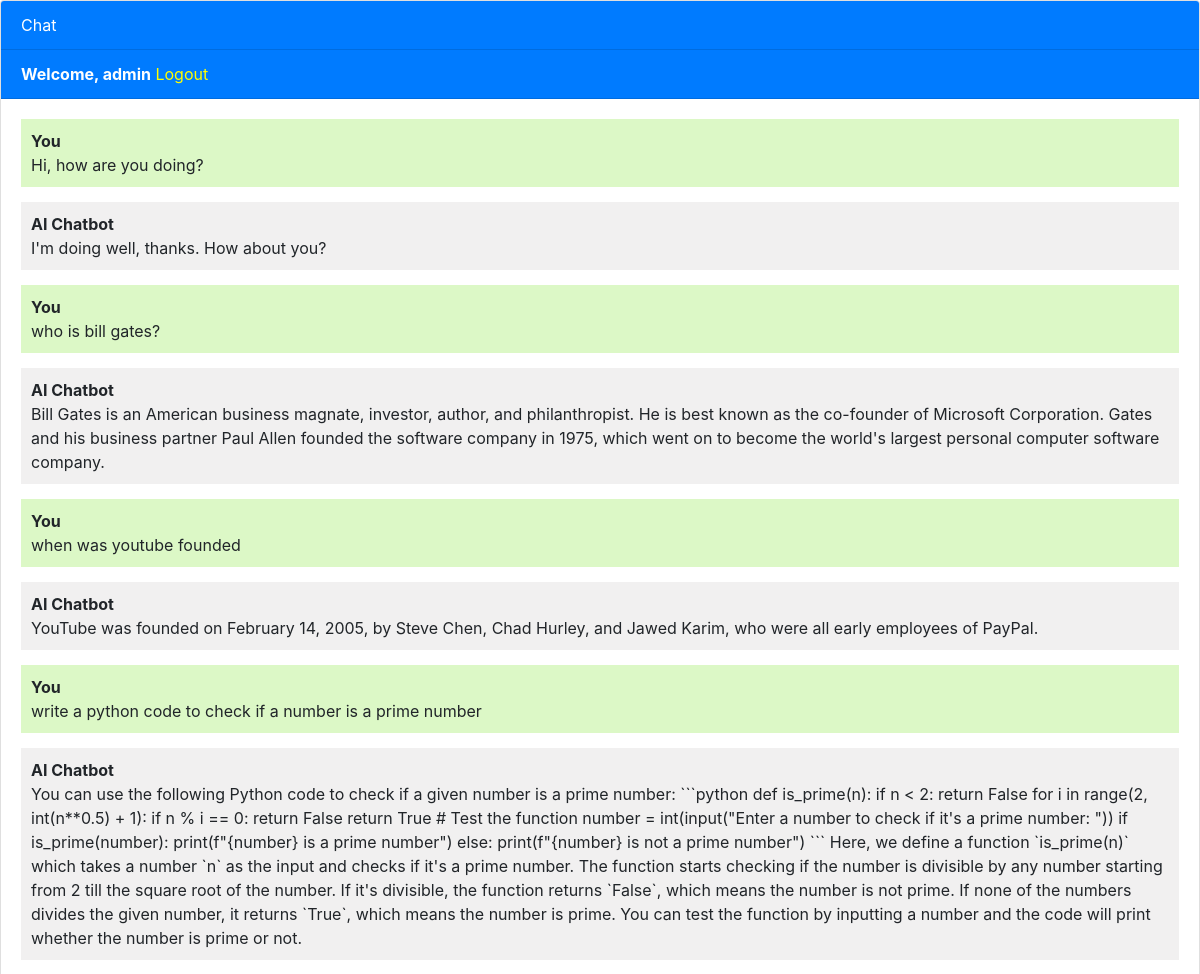
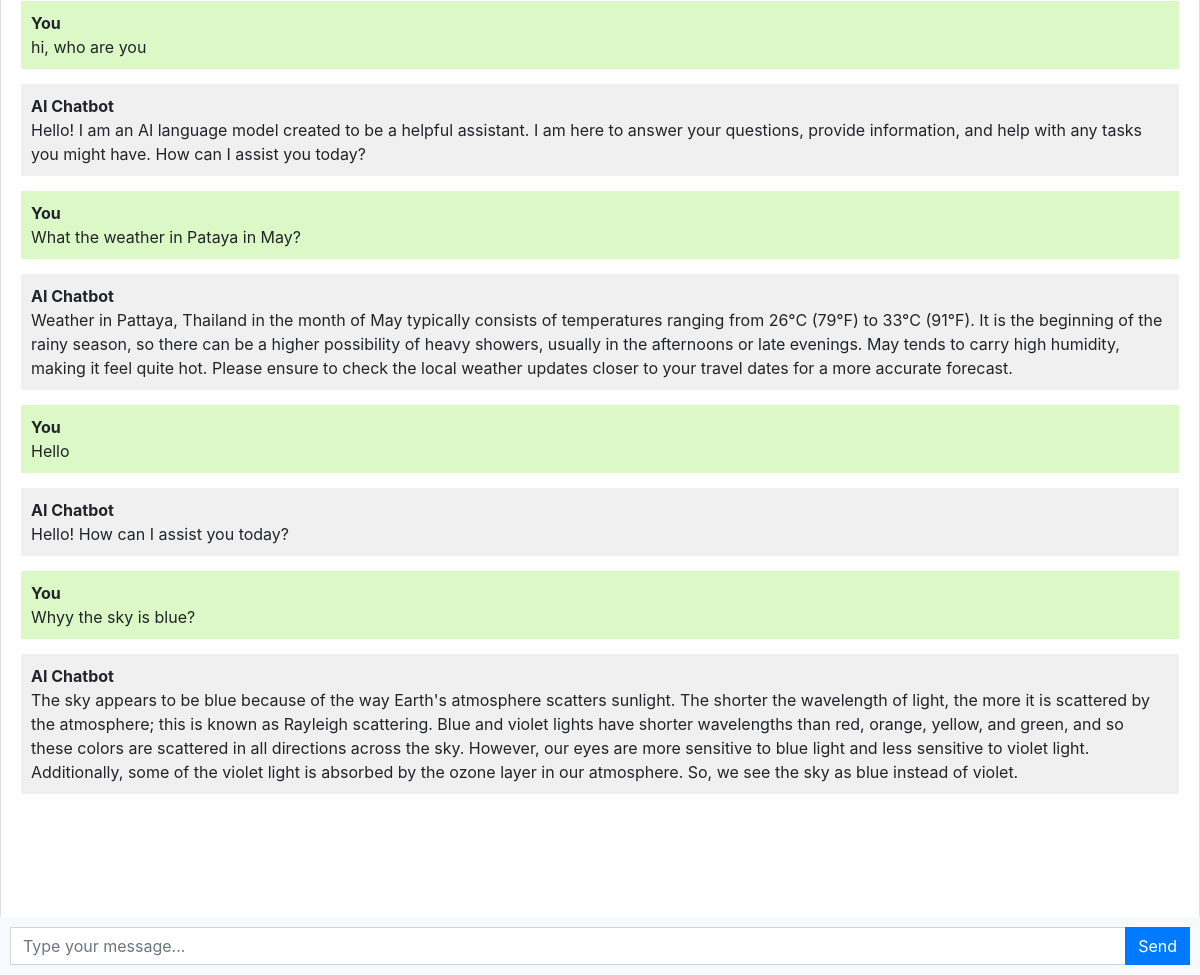
Screenshot of / (signed in) with the database file from the repository (2 pictures, top to bottom).
### chatbot/models.py (models this page shows, shortened)
class Chat(models.Model):
    user = models.ForeignKey(User, on_delete=models.CASCADE)
    message = models.TextField()
    response = models.TextField()
    created_at = models.DateTimeField(auto_now_add=True)

### chatbot/views.py (the view)
# urls.py: path('', views.chatbot, name='chatbot'),
def chatbot(request):
    if not request.user.is_authenticated:
        return redirect('chatbot')  # Redirect to login if user is not authenticated
    chats = Chat.objects.filter(user=request.user)
    if request.method == 'POST':
        message = request.POST.get('message')
        response = ask_openai(message)
        chat = Chat(user=request.user, message=message, response=response, created_at=timezone.now())
        chat.save()
        return JsonResponse({'message': message, 'response': response})
    return render(request, 'chatbot.html', {'chats': chats})

### templates/chatbot.html (shortened to what this page needs)
{% extends 'base.html' %}
{% block content %}
<div class="chat-container">
  <div class="card flex-grow-1">
    <div class="card-header bg-primary text-white">Chat</div>
    {% if user.is_authenticated %}
    <div class="card-header bg-primary text-white"><b>Welcome, {{user.username}}</b>   <a style="color: yellow;" href="logout">Logout</a></div>
    {% else %}
    <div class="card-header bg-primary text-white"><a style="color: yellow" href="login">Login</a>   <a style="color: yellow;" href="register">Register</a></div>
    {% endif %}
    <div class="card-body messages-box">
      <ul class="list-unstyled messages-list">
        {% for chat in chats %}
          {% if chat.user == request.user %}
            <li class="message sent">
          <div class="message-text">
            <div class="message-sender">
              <b>You</b>
            </div>
            <div class="message-content">
              {{chat.message}}
            </div>
          </div>
        </li>
        <li class="message received">
          <div class="message-text">
            <div class="message-sender">
              <b>AI Chatbot</b>
            </div>
            <div class="message-content">
              {{chat.response}}
            </div>
          </div>
        </li>
          {% endif %}
        {% endfor %}
      </ul>
    </div>
    <br><br>
    <br><br>
    <br><br>
  </div>
  <form class="message-form">
    <div class="input-group">
      <input type="text" class="form-control message-input" placeholder="Type your message...">
      <div class="input-group-append">
        <button type="submit" class="btn btn-primary btn-send">Send</button>
      </div>
    </div>
  </form>
</div>
{% endblock %}

### templates/base.html (shortened to what this page needs)
<!DOCTYPE html>
<html lang="en">
  <head>
    <link rel="stylesheet" href="https://stackpath.bootstrapcdn.com/bootstrap/4.3.1/css/bootstrap.min.css">
  </head>
  <body>
    {% block content %}{% endblock %}
  </body>
</html>

### templates/chatbot.html (style rules this page uses)
body, html { height: 100%; }
.messages-box { flex: 1; overflow-y: auto; }
.messages-list { padding-left: 0; }
.message { margin-bottom: 15px; list-style: none; }
.message-text { padding: 10px; border-radius: 5px; }
.sent { background-color: #dcf8c6; align-self: flex-end; }
.received { background-color: #f1f0f0; align-self: flex-start; }
.message-form { display: flex; position: fixed; bottom: 0; left: 0; right: 0; padding: 10px; background-color: #f8f9fa; }
.message-input { flex: 1; border-radius: 0; border-right: none; }
.btn-send { border-radius: 0; }
.chat-container { height: 100%; display: flex; flex-direction: column; }

### rows the page displays
Chat: message "Hi, how are you doing?", response "I'm doing well, thanks. How about you?"
Chat: message "who is bill gates?", response "Bill Gates is an American business magnate, investor, author, and philanthropist. He is best known as the co-founder of Microsoft Corporation. Gates and his business partner Paul Allen founded the software company in 1975, which went on to become the world's largest personal computer software company."
Chat: message "when was youtube founded", response "YouTube was founded on February 14, 2005, by Steve Chen, Chad Hurley, and Jawed Karim, who were all early employees of PayPal."
Chat: message "write a python code to check if a number is a prime number", response "You can use the following Python code to check if a given number is a prime number: ```python def is_prime(n): if n < 2: return False for i in range(2, int(n**0.5) + 1): if n % i == 0: return False return True # Test the function number = int(input(\"Enter a number to check if it's a prime number: \")) if is_prime(number): print(f\"{number} is a prime number\") else: print(f\"{number} is not a prime number\") ``` Here, we define a function `is_prime(n)` which takes a number `n` as the input and checks if it's a prime number. The function starts checking if the number is divisible by any number starting from 2 till the square root of the number. If it's divisible, the function returns `False`,…"
Chat: message "hi, who are you", response "Hello! I am an AI language model created to be a helpful assistant. I am here to answer your questions, provide information, and help with any tasks you might have. How can I assist you today?"
Chat: message "What the weather in Pataya in May?", response "Weather in Pattaya, Thailand in the month of May typically consists of temperatures ranging from 26°C (79°F) to 33°C (91°F). It is the beginning of the rainy season, so there can be a higher possibility of heavy showers, usually in the afternoons or late evenings. May tends to carry high humidity, making it feel quite hot. Please ensure to check the local weather updates closer to your travel dates for a more accurate forecast."
Chat: message "Hello", response "Hello! How can I assist you today?"
Chat: message "Whyy the sky is blue?", response "The sky appears to be blue because of the way Earth's atmosphere scatters sunlight. The shorter the wavelength of light, the more it is scattered by the atmosphere; this is known as Rayleigh scattering. Blue and violet lights have shorter wavelengths than red, orange, yellow, and green, and so these colors are scattered in all directions across the sky. However, our eyes are more sensitive to blue light and less sensitive to violet light. Additionally, some of the violet light is absorbed by the ozone layer in our atmosphere. So, we see the sky as blue instead of violet."

### other values shown
{{ user.username }} "admin"
